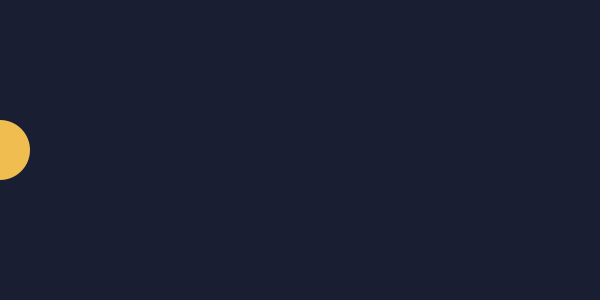
Frame 1 (no input)
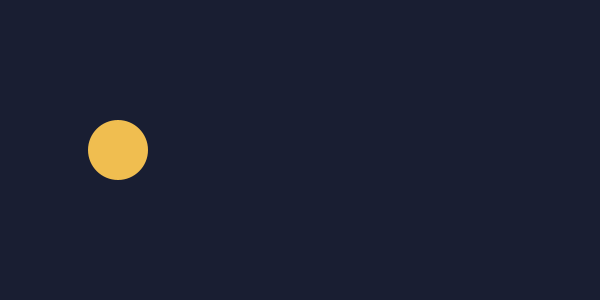
Frame 60 (the mouse pressed at the canvas centre just before this capture)
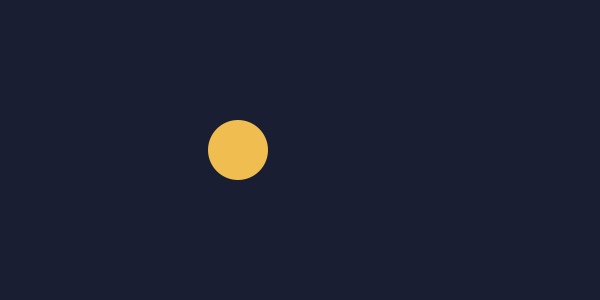
Frame 120 (the mouse held since frame 60 and released just before this capture)

The Processing sketch that drew these frames (run headless with seeded random() and noise(); from frame 60 on, the mouse is pressed at the canvas centre):

// Processing sketch: MotionPreview
// ── MotionPreview.pde
// Unit 1, Lesson 1 - Demo C: The Smallest Possible Motion
// A teaser for Level 3 of today's challenges. You do not need to understand
// all of this yet -- next class is the real lesson. Copy the shape of it.

// Everything you have drawn so far happened ONCE. To make something move you
// need two new things:
//
//   draw()      a method Processing runs over and over, ~60 times per second
//   a variable  a named number that REMEMBERS its value between those runs
//
// That is the whole trick. The shape is not moving. You are redrawing it in a
// slightly different place 60 times a second.

float x = 0;          // <-- the variable. It lives up here, outside every method,
                      //     so it survives from one run of draw() to the next.

void setup() {
  size(600, 300);     // still the first line, still runs once
  noStroke();
}

void draw() {
  background(25, 30, 50);      // wipe the canvas clean every frame
                               // COMMENT THIS LINE OUT and run it -- the old
                               // frames stay, and you get a paint stroke instead
                               // of a moving ball. Both are useful.

  fill(240, 190, 80);
  ellipse(x, 150, 60, 60);     // draw at wherever x currently is

  x = x + 2;                   // then nudge x for next time

  if (x > width + 30) {        // slid off the right edge? start over on the left
    x = -30;
  }
}
